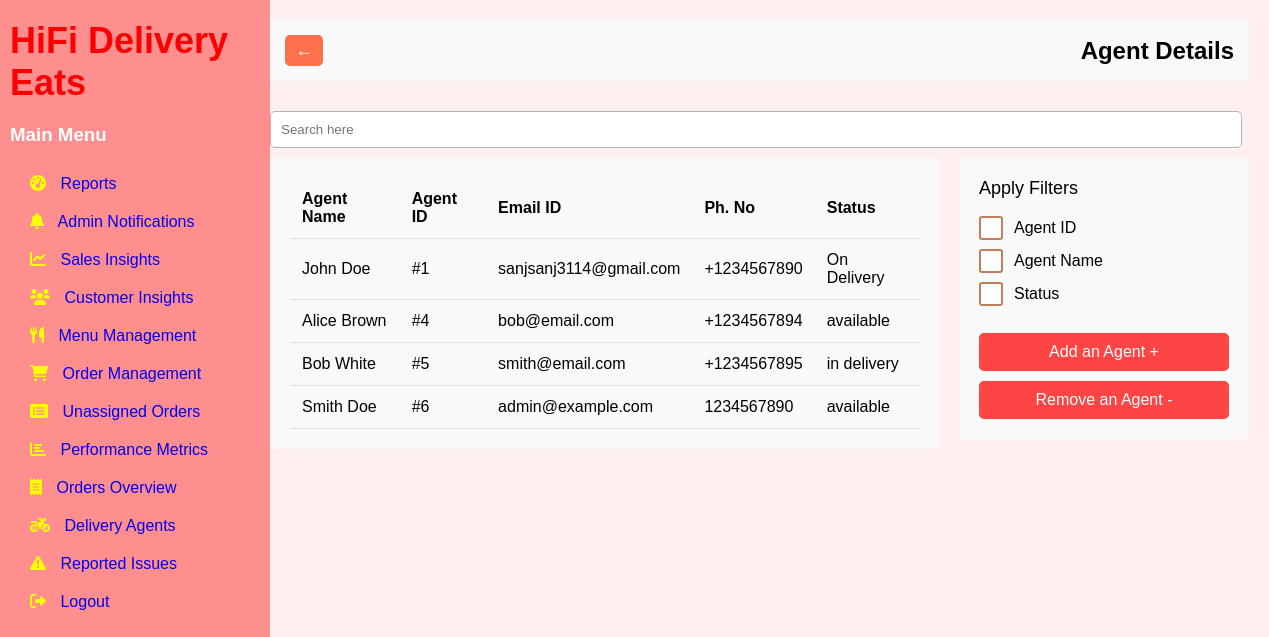
/staff-details, run on an earlier commit of the app's database.
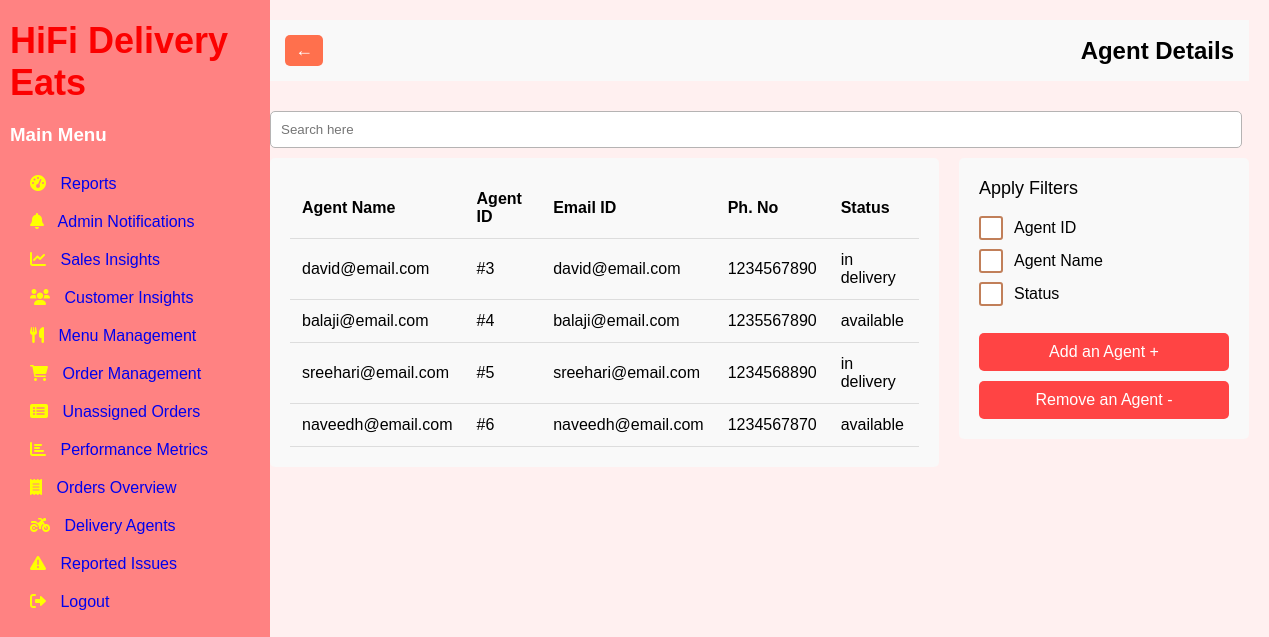
And on a later commit of the database.
### tables this page shows
CREATE TABLE Delivery_agents (
        id INTEGER PRIMARY KEY,
        name TEXT NOT NULL,
        status TEXT NOT NULL,
        FOREIGN KEY (id) REFERENCES Users(user_id),
        FOREIGN KEY (name) REFERENCES Users(full_name)
    );

CREATE TABLE users (
        user_id INTEGER PRIMARY KEY AUTOINCREMENT,
        email TEXT UNIQUE NOT NULL,
        password_hash TEXT NOT NULL,
        full_name TEXT,
        phone_number TEXT,
        created_at TIMESTAMP DEFAULT CURRENT_TIMESTAMP,
        updated_at TIMESTAMP DEFAULT CURRENT_TIMESTAMP,
        last_login TIMESTAMP,
        is_active BOOLEAN DEFAULT TRUE,
        is_admin INTEGER DEFAULT 0,
        is_delivery_boy INTEGER DEFAULT 0,
        role_id INTEGER,
        FOREIGN KEY(role_id) REFERENCES roles(role_id)
    );

### app.py (the view)
@app.route('/staff-details')
def staff_list():
    conn = get_db_connection()
    staff_data = {}
    cursor = conn.execute('''
        SELECT da.id, da.name, da.status, u.email, u.phone_number as phone, u.created_at
        FROM Delivery_agents da
        JOIN Users u ON da.id = u.user_id''')
    staff_data = []
    for row in cursor:
        staff_data.append({
            'id': str(row['id']),
            'name': row['name'],
            'email': row['email'],
            'phone': row['phone'],
            'status': row['status']
        })
    conn.close()
    return render_template('staff_list.html', staff_data=staff_data)

### app.py (called while the page is built)
@app.teardown_appcontext
def close_connection(exception):
    db = getattr(g, '_database', None)
    if db is not None:
        db.close()

def get_db_connection():
    conn = sqlite3.connect("existing_database.db")
    conn.row_factory = sqlite3.Row
    return conn

### templates/staff_list.html (shortened to what this page needs)
{% extends 'base.html' %}
{% block extra_css %}
<link rel="stylesheet" href="{{ url_for('static', filename='css/staff_list.css') }}">
{% endblock %}
{% block content %}
<div class="header">
    <button class="back-btn">←</button>
    <h1>Agent Details</h1>
</div>
<input type="text" placeholder="Search here" class="search-bar">
<div class="content-wrapper">
    <div class="staff-table">
        <table>
            <thead>
                <tr>
                    <th>Agent Name</th>
                    <th>Agent ID</th>
                    <th>Email ID</th>
                    <th>Ph. No</th>
                    <th>Status</th>
                </tr>
            </thead>
            <tbody>
                {% for staff in staff_data %}
                <tr>
                    <td><a href="{{ url_for('staff_details', agent_id=staff.id) }}" class="staff-name">{{ staff.name }}</a></td>
                    <td>#{{ staff.id }}</td>
                    <td>{{ staff.email }}</td>
                    <td>{{ staff.phone }}</td>
                    <td>{{ staff.status }}</td>
                </tr>
                {% endfor %}
            </tbody>
        </table>
    </div>
    <div class="filters">
        <div class="filter-title">Apply Filters</div>
        <div class="filter-item">
            <label for="agent-id">Agent ID</label>
        </div>
        <div class="filter-item">
            <label for="agent-name">Agent Name</label>
        </div>
        <div class="filter-item">
            <label for="status">Status</label>
        </div>
        <div class="action-buttons">
            <a href="" class="action-button add">Add an Agent +</a>
            <a href="" class="action-button remove">Remove an Agent -</a>
        </div>
    </div>
</div>
{% endblock %}

### templates/base.html (shortened to what this page needs)
<!DOCTYPE html>
<html lang="en">
<head>
    {% block extra_css %}{% endblock %}
    <link rel="stylesheet" href="{{ url_for('static', filename='css/base.css') }}">
    <link rel="stylesheet" href="https://cdnjs.cloudflare.com/ajax/libs/font-awesome/6.0.0-beta3/css/all.min.css">
</head>
<body>
    <div class="container">
        <div class="sidebar">
            <div class="logo">
                <h2>HiFi Delivery Eats</h2>
            </div>
            <div class="menu">
                <h3>Main Menu</h3>
                <ul>
                    <li><a href="{{ url_for('reports')}}" data-section="reports"><i class="fas fa-tachometer-alt"></i> Reports</a></li>
                    <li><a href="{{ url_for('admin_notifications')}}" data-section="admin-notifications"><i class="fas fa-bell"></i> Admin Notifications</a></li>
                    <li><a href="{{ url_for('sales_trends')}}" data-section="sales-trends"><i class="fas fa-chart-line"></i> Sales Insights</a></li>
                    <li><a href="{{ url_for('feedback_analysis')}}" data-section="customer-insights"><i class="fas fa-users"></i> Customer Insights</a></li>
                    <li><a href="{{ url_for('admin')}}"><i class="fas fa-utensils"></i> Menu Management</a></li>
                    <li><a href="{{ url_for('order_management')}}"><i class="fas fa-shopping-cart"></i> Order Management</a></li>
                    <li><a href="{{ url_for('unassigned_orders') }}"><i class="fas fa-list-alt"></i> Unassigned Orders</a></li>
                    <li><a href="{{url_for('performance_metrics')}}"><i class="fas fa-chart-bar"></i> Performance Metrics</a></li>
                    <li><a href="{{ url_for('order_overview') }}"><i class="fas fa-receipt"></i> Orders Overview</a></li>
                    <li><a href="{{url_for('staff_list')}}"><i class="fas fa-motorcycle"></i> Delivery Agents</a></li>
                    <li><a href="{{url_for('issues_reported')}}"><i class="fas fa-exclamation-triangle"></i> Reported Issues</a></li>
                    <li><a href="{{url_for('signin')}}"><i class="fas fa-sign-out-alt"></i> Logout</a></li>
                </ul>
            </div>
        </div>
<div class="main-content">
{% block content %}
{% endblock %}
</div>
</body>
</html>

### static/css/staff_list.css (style rules this page uses)
.header { display: flex; align-items: center; gap: 10px; margin-bottom: 20px; background-color: #f9f9f9; padding: 15px; }
.back-btn { font-size: 18px; padding: 5px 10px; cursor: pointer; background-color: #ff704d; color: white; border: none; border-radius: 5px; }
h1 { margin: 0; font-size: 24px; }
.search-bar { padding: 10px; width: 100%; max-width: 950px; border: 1px solid #b5b3b3; border-radius: 5px; margin: 10px 0; }
.content-wrapper { display: flex; gap: 20px; }
.staff-table { flex: 1; background-color: #f9f9f9; padding: 20px; border-radius: 5px; }
table { width: 100%; border-collapse: collapse; }
th, td { padding: 12px; text-align: left; border-bottom: 1px solid #ddd; }
.staff-name { color: #000; text-decoration: none; }
.filters { width: 250px; background-color: #f9f9f9; padding: 20px; border-radius: 5px; height: fit-content; }
.filter-title { font-size: 18px; font-weight: 500; margin-bottom: 20px; }
.filter-item { margin: 15px 0; display: flex; align-items: center; }
.filter-item label { position: relative; padding-left: 35px; cursor: pointer; font-size: 16px; user-select: none; }
.filter-item label:before { content: ''; position: absolute; left: 0; top: 50%; transform: translateY(-50%); width: 20px; height: 20px; border: 2px solid #c17f59; background-color: white; border-radius: 3px; }
.action-buttons { margin-top: 30px; display: flex; flex-direction: column; gap: 10px; }
.action-button { padding: 10px; border: none; border-radius: 5px; color: white; cursor: pointer; text-align: center; text-decoration: none; font-size: 16px; background-color: #ff4444; transition: background-color 0.3s; }

### static/css/base.css (style rules this page uses)
body, h1, h2, p, ul, li { margin: 0; padding: 0; list-style: none; box-sizing: border-box; }
body { font-family: Arial, sans-serif; background: #ffe6e698; }
.container { display: flex; flex-wrap: nowrap; height: 100vh; position: relative; }
.sidebar { width: 250px; background: rgb(255, 142, 142); color: white; height: 100vh; padding: 20px 10px; transition: width 0.3s ease, background 0.3s ease; position: fixed; left: 0; top: 0; z-index: 100; }
.sidebar .logo { text-align: center; margin-bottom: 20px; font-size: 24px; font-weight: bold; }
.sidebar .menu ul { padding: 0; }
.sidebar .menu ul li { width: 100%; transition: all 0.3s ease; padding: 10px 20px; }
.sidebar .menu ul li a { display: block; font-size: 16px; transition: font-size 0.3s ease; text-decoration: none; }
.sidebar .menu ul li a i { margin-right: 10px; color: yellow; }
.main-content { flex: 1; padding: 20px; transition: padding 0.3s ease; margin-left: 250px; transition: margin-left 0.3s ease; }
.header { display: flex; justify-content: space-between; align-items: center; margin-bottom: 20px; }
.logo h2 { color: rgb(252, 0, 0); text-align: left; }

What changed in the data, as far as the page shows it:
removed Delivery_agents: name "John Doe", id "1", email "sanjsanj3114@gmail.com", phone "+1234567890", status "On Delivery"
added Delivery_agents: name "david@email.com", id "3", email "david@email.com", phone "1234567890", status "in delivery"
changed Delivery_agents id 4: name "Alice Brown" → "balaji@email.com"; email "bob@email.com" → "balaji@email.com"; phone "+1234567894" → "1235567890"
changed Delivery_agents id 5: name "Bob White" → "sreehari@email.com"; email "smith@email.com" → "sreehari@email.com"; phone "+1234567895" → "1234568890"
changed Delivery_agents id 6: name "Smith Doe" → "naveedh@email.com"; email "admin@example.com" → "naveedh@email.com"; phone "1234567890" → "1234567870"
